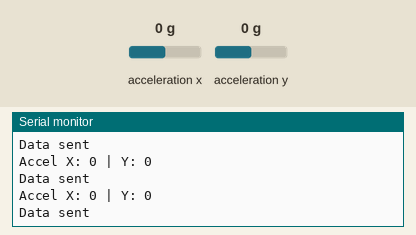
Recording of a sketch running on a simulated Arduino Uno, built with avr-gcc and run on an emulated ATmega328P. Parts: the last lines printed to the serial monitor. Inputs (shaded band) come from the test bench; at power-on: acceleration x 0 g, acceleration y 0 g. No radio packets arrive unless stated.

Above: at 1.2 s.
1.3 s: acceleration x set to -1.4 g
At 1.8 s:
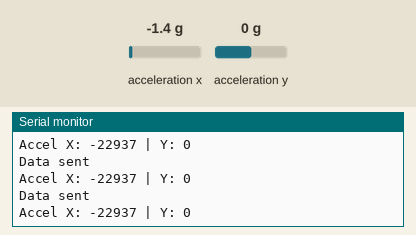
4.3 s: acceleration y set to 0.8 g
At 4.9 s:
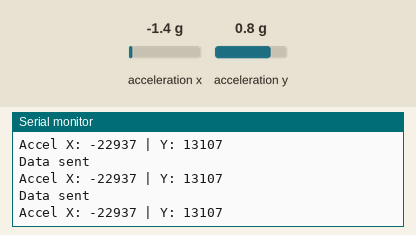
7.3 s: acceleration x set to 0 g
At 7.8 s:
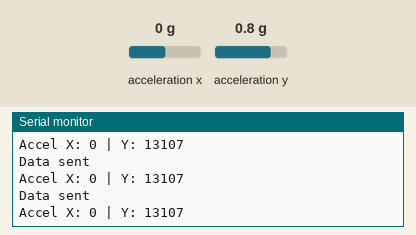
10.3 s: acceleration y set to -1.4 g
At 11.1 s:
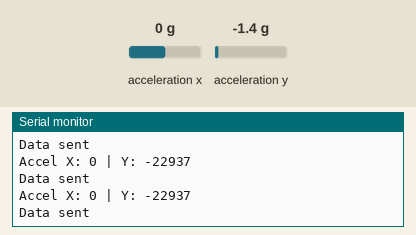
13.3 s: acceleration x set to 0.8 g
At 14.4 s:
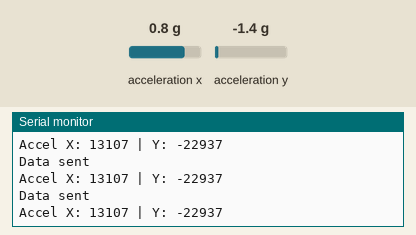
19.3 s: acceleration x set to -0.8 g
At 20.2 s:
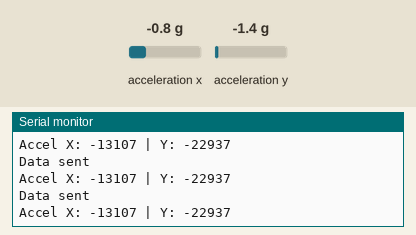
Timing chart, 0 to 22.3 s (numbered marks = the images above; inputs shaded):
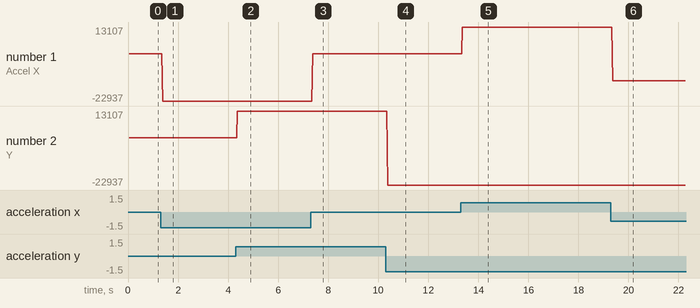

Measured:
- after the input at 1.3 s, the serial monitor: prints a new line after 0.09 s (image 1)
- after the input at 4.3 s, the serial monitor: prints a new line after 0.07 s (image 2)
- after the input at 7.3 s, the serial monitor: prints a new line after 0.07 s (image 3)
- after the input at 10.3 s, the serial monitor: prints a new line after 0.08 s (image 4)
- after the input at 13.3 s, the serial monitor: prints a new line after 0.06 s (image 5)
- after the input at 19.3 s, the serial monitor: prints a new line after 0.07 s (image 6)
- plotted number 1: 0 → -22937 after the input at 1.3 s, 13107 → -13107 after the input at 19.3 s
- plotted number 2: 0 → 13107 after the input at 4.3 s

The sketch:

transmiter.ino
```cpp
#include <SPI.h>
#include <nRF24L01.h>
#include <RF24.h>
#include <MPU6050.h>
#include <Wire.h>

MPU6050 mpu;
RF24 radio(7, 8); // CE, CSN pins

struct DataPacket {
  int ax;
  int ay;
};
DataPacket data;
const byte address[6] = "00001";

void setup() {
  Serial.begin(9600);
  Wire.begin();

  Serial.println("Initializing MPU6050...");
  mpu.initialize();

  if (mpu.testConnection()) {
    Serial.println("MPU6050 connected");
  } else {
    Serial.println("MPU6050 connection failed");
    while (1);
  }

  radio.begin();
  radio.openWritingPipe(address);
  radio.setPALevel(RF24_PA_HIGH);
  radio.stopListening();
}

void loop() {
 data.ax = mpu.getAccelerationX();
data.ay = mpu.getAccelerationY();
  Serial.print("Accel X: "); Serial.print(data.ax);
  Serial.print(" | Y: "); Serial.print(data.ay);
  Serial.println();

  radio.write(&data, sizeof(DataPacket)); // Send data
  Serial.println("Data sent");
  delay(10);
}
```
